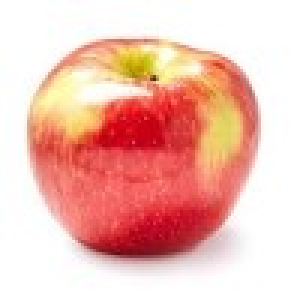
#> input picture apples_banana/apple1.jpg, 100 x 100 px (shown 3 times larger)
$ python apple_banana_detection.py
#> lines starting #> are read from the running program, lines starting #| are printed output that depends on the picture
import cv2
import numpy as np
img1 = cv2.imread('apple1.jpg',0)
#> img1: shape (100, 100); min 35, max 255, mean 204.8
img2 = cv2.imread('apple2.jpg',0)
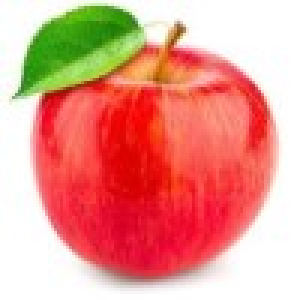
#> input picture apples_banana/apple2.jpg, 100 x 100 px (shown 3 times larger)
#> img2: shape (100, 100); min 56, max 255, mean 175.2
img3 = cv2.imread('apple3.jpg',0)
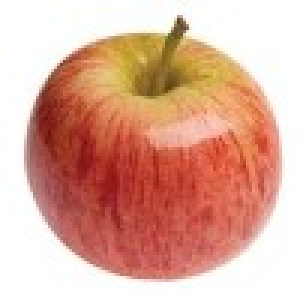
#> input picture apples_banana/apple3.jpg, 100 x 100 px (shown 3 times larger)
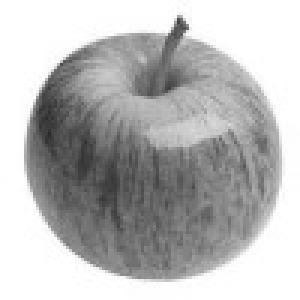
#> img3: shape (100, 100) (shown 3 times larger); min 42, max 255, mean 184.9

img4 = cv2.imread('banana1.jpg',0)
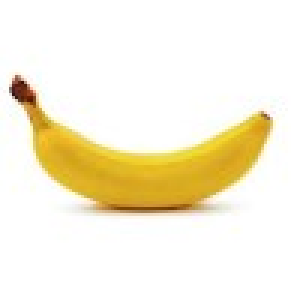
#> input picture apples_banana/banana1.jpg, 100 x 100 px (shown 3 times larger)
#> img4: shape (100, 100); min 28, max 255, mean 240.7
img5 = cv2.imread('banana2.jpg',0)
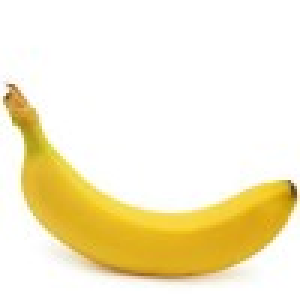
#> input picture apples_banana/banana2.jpg, 100 x 100 px (shown 3 times larger)
#> img5: shape (100, 100); min 62, max 255, mean 236.7
img6 = cv2.imread('banana3.jpg',0)
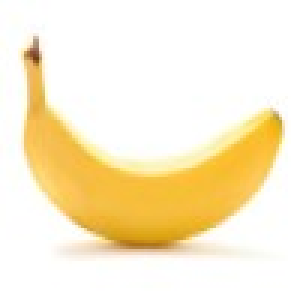
#> input picture apples_banana/banana3.jpg, 100 x 100 px (shown 3 times larger)
#> img6: shape (100, 100); min 74, max 255, mean 238.9

test = cv2.imread('banana5.jpg',0)

# Combine the images into one array
train = np.concatenate((img1, img2, img3, img4, img5, img6), axis=0)
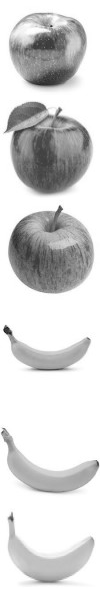
#> train: shape (600, 100); min 28, max 255, mean 213.5

# Prepare train and test datasets
train = train.reshape(-1,10000).astype(np.float32)
#> (the run stopped early here; a loop or call above may not have finished)
